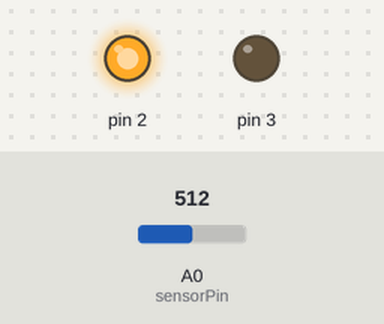
Recording of a sketch running on a simulated Arduino Uno, built with avr-gcc and run on an emulated ATmega328P. On the bench: output pins drawn as LEDs (lit = HIGH). The test bench sets the inputs (shaded band); at power-on: A0 (sensorPin) = 512. What the sketch prints to the serial monitor is not drawn.

Above: at 1.8 s.
1.9 s: A0 (sensorPin) set to 155
3.4 s: A0 (sensorPin) set to 137
At 5.2 s:
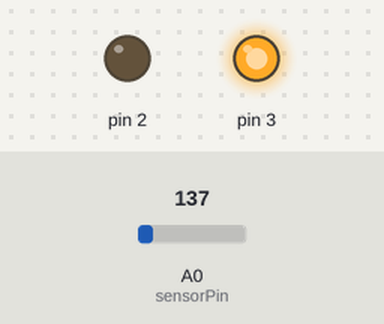
5.5 s: A0 (sensorPin) set to 306
At 6.9 s:
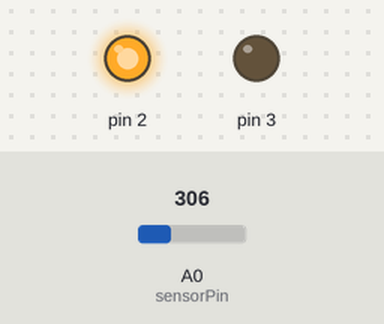
7.5 s: A0 (sensorPin) set to 122
At 8.4 s:
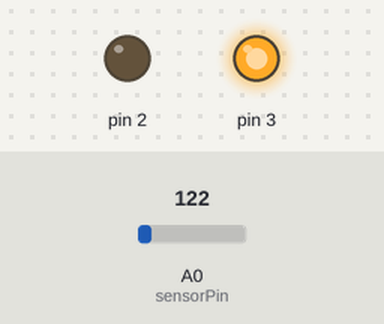
Timing chart, 0 to 10.5 s (numbered marks = the images above; inputs shaded):
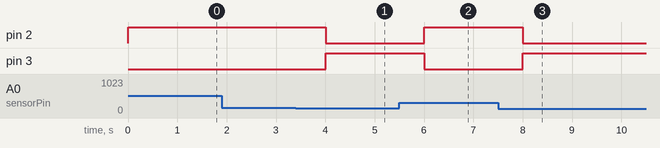

The sketch:

TempSensor.ino
```cpp
const int sensorPin = A0;
void setup() {
  pinMode(2, OUTPUT);
  pinMode(3, OUTPUT);
  Serial.begin(9600);
}

void loop() {
  int sensorValue = analogRead(sensorPin);
  float volts = (sensorValue / 1024.0) * 5;
  float celcius = (volts - .5)*100;
  Serial.println(celcius);
  Serial.print(" degrees Celsius, ");
  if(celcius > 21){
  digitalWrite(2,HIGH);
  digitalWrite(3,LOW);
  }
  else {
    digitalWrite(3,HIGH);
    digitalWrite(2,LOW);
  }
  delay(1000);
}
```

Measured:
- the behaviour switches between 146 and 145 on A0 (sensorPin) (found by bisection; images 0 and 1)
- after the input at 1.9 s, every drawn part: stays the same
- after the input at 3.4 s, pin 2: HIGH → LOW after 0.60 s; pin 3: LOW → HIGH after 0.60 s
- after the input at 5.5 s, pin 2: LOW → HIGH after 0.51 s; pin 3: HIGH → LOW after 0.51 s
- after the input at 7.5 s, pin 2: HIGH → LOW after 0.51 s; pin 3: LOW → HIGH after 0.51 s
